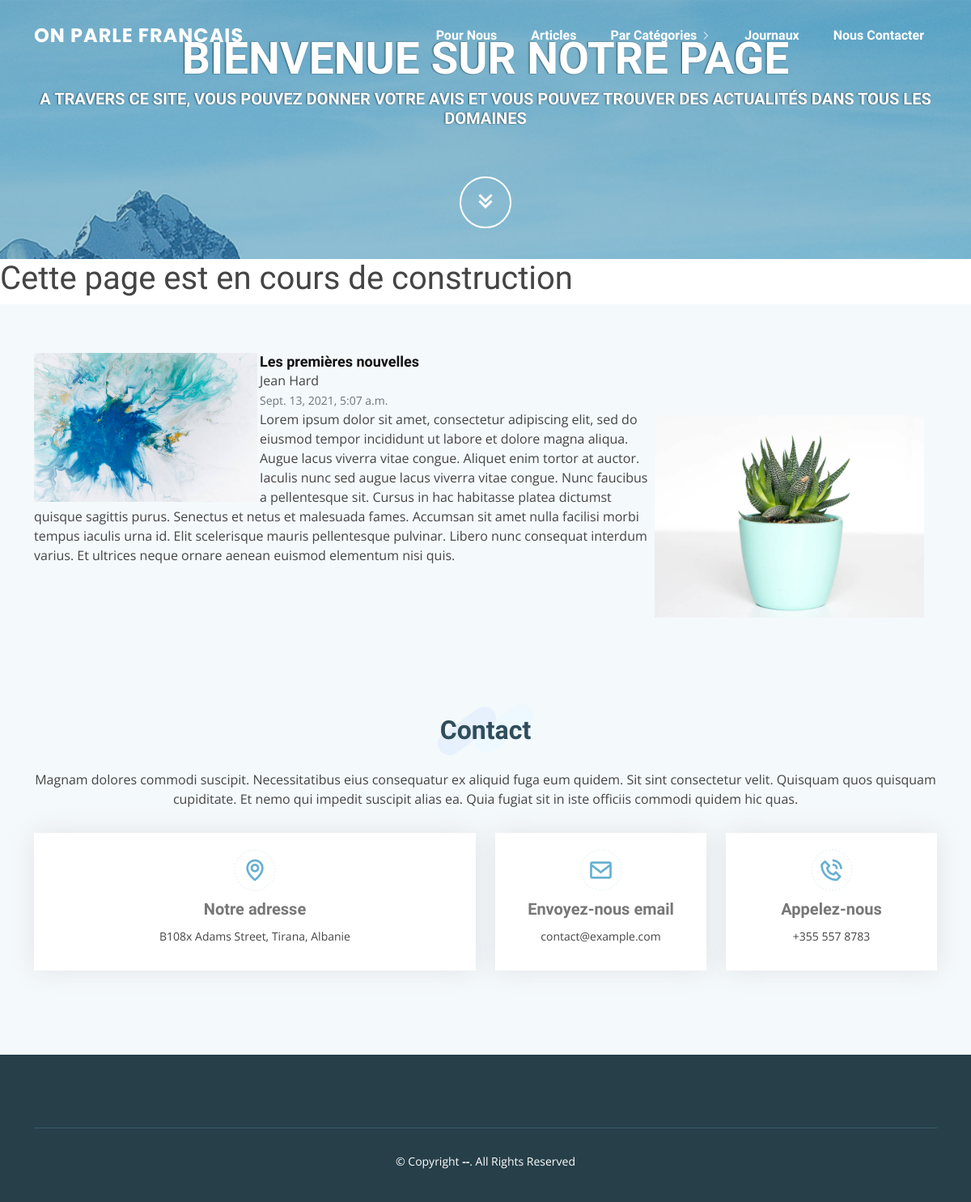
/single_article/art-1, run on the app's committed database.
### articles/models.py (models this page shows, shortened)
class Article(models.Model):
    HEALTH = 'HL'
    ACTUALITY = 'ACT'
    SPORT = 'SP'
    POLITICS = 'POL'
    BUSINESS = 'BNS'
    ENTERTAINMENT = 'ENTM'
    HISTORY = 'HS'
    LITERATURE = 'LTR'
    CATEGORY_ARTICLE_CHOICES = [
        (HEALTH, 'Health'),
        (ACTUALITY, 'Actuality'),
        (SPORT, 'Sport'),
        (POLITICS, 'Politics'),
        (ENTERTAINMENT, 'Entertainment'),
        (HISTORY, 'History'),
        (LITERATURE, 'Literature'),
    ]
    category = models.CharField(
        max_length=4,
        choices=CATEGORY_ARTICLE_CHOICES,
        default=ACTUALITY,
    )
    title = models.CharField(max_length=1024)
    authors = models.CharField(max_length=1024)
    content = models.TextField()
    authors_image = models.ImageField(upload_to='images/', max_length=100, null=True, blank=True)
    content_image = models.ImageField(upload_to='images/', max_length=100, null=True, blank=True)
    created_at = models.DateTimeField(auto_now_add=True)
    slug = models.SlugField(max_length=1024, null=True, blank=True)
    class Meta:
        ordering = ('created_at',)
    @property
    def authors_image_url(self):
        if self.authors_image and hasattr(self.authors_image, 'url'):
            return self.authors_image.url
        else:
            return "/static/img/authors_default_image.jpg"
    @property
    def content_image_url(self):
        if self.content_image and hasattr(self.content_image, 'url'):
            return self.content_image.url
        else:
            return "/static/img/content_default_image.jpg"

### articles/views.py (the view)
# urls.py: path('single_article/<slug:slug>', views.ArticleDetailView.as_view(), name='single_article'),
class ArticleDetailView(DetailView):
    template_name = "articles/single_article.html"
    queryset = Article.objects.all()
    context_object_name = "item"

### articles/templates/articles/single_article.html
{% extends 'articles/base.html' %} {% load static %} {% block content %}
<section id="testimonials" class="testimonials section-bg">
  <div class="container">
    <div class="row">
      <div class="col-lg-12" data-aos="fade-up" data-aos-delay="100">
        <div class="testimonial-item">
          <img
            src="{{ item.authors_image_url }}"
            class="testimonial-img"
            alt=""
          />
          <img
            src="{{ item.content_image_url }}"
            class="testimonial-content-img"
            alt="content-img"
          />
          <h3>{{ item.title }}</h3>
          {{ item.authors }}
          <br />
          <small class="text-muted">{{item.created_at}}</small>
          <br />
          {{ item.content }}
        </div>
      </div>
    </div>
  </div>
</section>
{% endblock content %}

### articles/templates/articles/base.html (shortened to what this page needs)
{% load static %}
<!DOCTYPE html>
<html lang="en">
<head>
    <link rel="stylesheet" href=" {% static 'css/style.css' %} ">
    <link href="{% static 'vendor/aos/aos.css' %}" rel="stylesheet">
    <link href="{% static 'vendor/bootstrap/css/bootstrap.min.css' %}" rel="stylesheet">
    <link href="{% static 'vendor/bootstrap-icons/bootstrap-icons.css' %}" rel="stylesheet">
    <link href="{% static 'vendor/boxicons/css/boxicons.min.css' %}" rel="stylesheet">
    <link href="{% static 'vendor/glightbox/css/glightbox.min.css' %}" rel="stylesheet">
    <link href="{% static 'vendor/swiper/swiper-bundle.min.css' %}" rel="stylesheet">
    <link rel="stylesheet" type="text/css" href="{% static 'css/style.css' %}">
  </head>
  <body>
    {% include 'articles/header.html' %}
    <main id="main">
        <h1>
          Cette page est en cours de construction
        </h1>
        {% block content %}
        {% endblock %}
      <section id="contact" class="contact section-bg">
        <div class="container" data-aos="fade-up">
          <div class="section-title">
            <h2>Contact</h2>
            <p>Magnam dolores commodi suscipit. Necessitatibus eius consequatur ex aliquid fuga eum quidem. Sit sint consectetur velit. Quisquam quos quisquam cupiditate. Et nemo qui impedit suscipit alias ea. Quia fugiat sit in iste officiis commodi quidem hic quas.</p>
          </div>
          <div class="row">
            <div class="col-lg-6">
              <div class="info-box mb-4">
                <i class="bx bx-map"></i>
                <h3>Notre adresse</h3>
                <p>B108x Adams Street, Tirana, Albanie</p>
              </div>
            </div>
            <div class="col-lg-3 col-md-6">
              <div class="info-box  mb-4">
                <i class="bx bx-envelope"></i>
                <h3>Envoyez-nous email</h3>
                <p>contact@example.com</p>
              </div>
            </div>
            <div class="col-lg-3 col-md-6">
              <div class="info-box  mb-4">
                <i class="bx bx-phone-call"></i>
                <h3>Appelez-nous</h3>
                <p>+355 557 8783</p>
              </div>
            </div>
          </div>
        </div>
    </main>
    <footer id="footer">
      <div class="footer-top">
      </div>
      <div class="container">
        <div class="copyright">
          &copy; Copyright <strong><span>--</span></strong>. All Rights Reserved
        </div>
        <div class="credits">
        </div>
      </div>
    </footer>
  </body>
</html>

### articles/templates/articles/header.html (shortened to what this page needs)
  <header id="header" class="fixed-top header-transparent">
    <div class="container d-flex align-items-center justify-content-between">
      <div class="logo">
        <h1 class="text-light"><a href="{% url 'articles:index' %}"><span>On parle francais</span></a></h1>
      </div>
      <nav id="navbar" class="navbar">
        <ul>
          <li><a class="nav-link scrollto" href="{% url 'articles:about_us' %}">Pour Nous</a></li>
          <li><a class="nav-link scrollto" href="{% url 'articles:index' %}">Articles</a></li>
          <li class="dropdown"><a href="#"><span>Par Catégories</span> <i class="bi bi-chevron-right"></i></a>
          <li><a class="nav-link scrollto" href="{% url 'articles:newsapi' %}">Journaux</a></li>
          <li><a class="nav-link scrollto" href="#contact">Nous Contacter</a></li>
        </ul>
      </nav>
    </div>
  </header>
  <section id="hero">
    <div class="hero-container" data-aos="fade-up">
      <h1>Bienvenue sur notre page</h1>
      <h2>A travers ce site, vous pouvez donner votre avis et vous pouvez trouver des actualités dans tous les domaines</h2>
      <a href="{% url 'articles:index' %}" class="btn-get-started scrollto"><i class="bx bx-chevrons-down"></i></a>
    </div>
  </section>

### static/css/style.css (style rules this page uses)
body { font-family: "Open Sans", sans-serif; color: #444444; }
a { text-decoration: none; color: #67b0d1; }
h1, h2, h3, h4, h5, h6 { font-family: "Raleway", sans-serif; }
#main { margin-top: 90px; }
#header { transition: all 0.5s; z-index: 997; transition: all 0.5s; padding: 24px 0; background: rgba(103, 176, 209, 0.8); }
#header.header-transparent { background: transparent; }
#header .logo h1 { font-size: 24px; margin: 0; line-height: 1; font-weight: 700; letter-spacing: 1px; font-family: "Poppins", sans-serif; text-transform: uppercase; }
#header .logo h1 a, #header .logo h1 a:hover { color: #fff; text-decoration: none; }
.navbar { padding: 0; }
.navbar ul { margin: 0; padding: 0; display: flex; list-style: none; align-items: center; }
.navbar li { position: relative; }
.navbar a, .navbar a:focus { display: flex; align-items: center; justify-content: space-between; padding: 8px 16px; margin-left: 10px; font-family: "Raleway", sans-serif; font-size: 16px; font-weight: 700; color: #fff; white-space: nowrap; transition: 0.3s; }
.navbar a i, .navbar a:focus i { font-size: 12px; line-height: 0; margin-left: 5px; }
#hero { width: 100%; height: 40vh; background: linear-gradient(rgba(55, 142, 181, 0.5), rgba(55, 142, 181, 0.2)), url("/static/img/hero-bg.jpg") top center; background-size: cover; position: relative; margin-bottom: -90px; }
#hero .hero-container { position: absolute; bottom: 0; top: 0; left: 0; right: 0; display: flex; justify-content: center; align-items: center; flex-direction: column; text-align: center; }
#hero h1 { margin: 10px 0 10px 0; padding-top: 5px; font-size: 55px; font-weight: 700; line-height: 56px; text-transform: uppercase; color: #fff; text-shadow: -1px 0 2px #2f4d5a; }
#hero h2 { color: #fff; margin-bottom: 50px; font-size: 20px; text-transform: uppercase; font-weight: 700; text-shadow: -1px 0 2px #2f4d5a; }
#hero .btn-get-started { font-size: 36px; display: inline-block; padding: 4px 0; border-radius: 50px; transition: 0.3s ease-in-out; margin: 10px; width: 64px; height: 64px; text-align: center; border: 2px solid #fff; color: #fff; }
@media (min-width: 1024px) { #hero { background-attachment: fixed; } }
section { padding: 60px 0; overflow: hidden; }
.section-bg { background-color: #f4f9fc; }
.section-title { text-align: center; padding-bottom: 30px; }
.section-title h2 { font-size: 32px; font-weight: bold; position: relative; margin-bottom: 30px; color: #2f4d5a; z-index: 2; }
.section-title h2::after { content: ""; position: absolute; left: 50%; top: 50%; transform: translate(-50%, -50%); width: 122px; height: 66px; background: url(../img/section-title-bg.png) no-repeat; z-index: -1; }
.section-title p { margin-bottom: 0; }
.testimonials .testimonial-item { box-sizing: content-box; text-align:left; min-height: 320px; }
.testimonials .testimonial-item .testimonial-img { width: 25%; border-radius: 0; float: left; margin: 15px, 5px 0px, 0px; padding-right: 3px; }
.testimonials .testimonial-item .testimonial-content-img { width: 30%; border-radius: 0; float: right; margin: 75px 15px 0px 0px; padding: 2px 1px 0px 1px ; }
.testimonials .testimonial-item h3 { font-size: 18px; font-weight: bold; margin: 0 0 0; color: #111; }
.contact { padding-bottom: 80px; }
.contact .info-box { color: #444444; background: #fff; text-align: center; box-shadow: 0 0 30px rgba(214, 215, 216, 0.6); padding: 20px 0 30px 0; }
.contact .info-box i { font-size: 32px; color: #67b0d1; border-radius: 50%; padding: 8px; border: 2px dotted #f0f7fa; }
.contact .info-box h3 { font-size: 20px; color: #777777; font-weight: 700; margin: 10px 0; }
.contact .info-box p { padding: 0; line-height: 24px; font-size: 14px; margin-bottom: 0; }
#footer { background: #263f49; padding: 0 0 30px 0; color: #fff; font-size: 14px; }
#footer .footer-top { padding: 60px 0 30px 0; }
#footer .copyright { border-top: 1px solid #385b6b; text-align: center; padding-top: 30px; }
#footer .credits { padding-top: 10px; text-align: center; font-size: 13px; color: #fff; }

### data on the page
Article: authors_image_url (picture), content_image_url (picture), title "Les premières nouvelles", authors "Jean Hard", created_at "Sept. 13, 2021, 5:07 a.m.", content "Lorem ipsum dolor sit amet, consectetur adipiscing elit, sed do eiusmod tempor incididunt ut labore et dolore magna aliqua. Augue lacus viverra vitae congue. Aliquet enim tortor at auctor. Iaculis nunc sed augue lacus viverra vitae congue. Nunc faucibus a pellentesque sit. Cursus in hac habitasse platea dictumst quisque sagittis purus. Senectus et netus et malesuada fames. Accumsan sit amet nulla facilisi morbi tempus iaculis urna id. Elit scelerisque mauris pellentesque pulvinar. Libero nunc consequat interdum varius. Et ultrices neque ornare aenean euismod elementum nisi quis."
